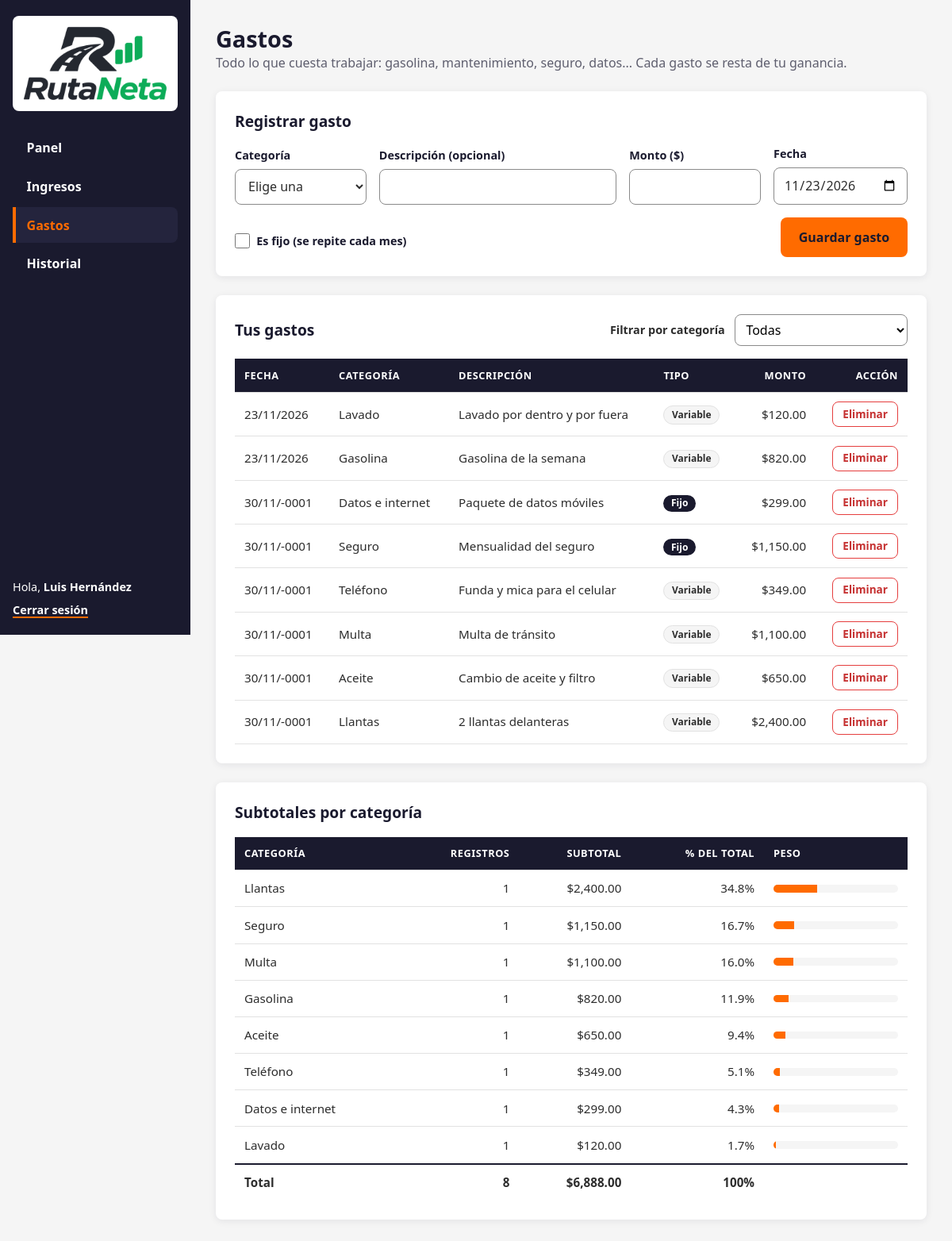
Page /gastos.php (signed in) on the committed database.
### tables this page shows
CREATE TABLE gastos (
  id           INT AUTO_INCREMENT PRIMARY KEY,
  usuario_id   INT NOT NULL,
   
  categoria    ENUM('gasolina','aceite','llantas','frenos','mantenimiento_general',
                    'lavado','tenencia','seguro','verificacion','multa',
                    'estacionamiento','telefono','datos_internet','otros') NOT NULL,
  descripcion  VARCHAR(200),
  monto        DECIMAL(10,2) NOT NULL,
  fecha        DATE NOT NULL,
  es_fijo      TINYINT(1) NOT NULL DEFAULT 0,   
  CONSTRAINT fk_gastos_usuario FOREIGN KEY (usuario_id)
    REFERENCES usuarios (id) ON DELETE CASCADE,
  CONSTRAINT chk_gastos_monto CHECK (monto > 0),
  INDEX idx_gastos_usuario_fecha (usuario_id, fecha)
);

### gastos.php (the view, shortened to what this page needs)
<?php
require_once 'config/conexion.php';
$usuario_id = $_SESSION['usuario_id'];
$categorias = [
    'gasolina'              => 'Gasolina',
    'aceite'                => 'Aceite',
    'llantas'               => 'Llantas',
    'frenos'                => 'Frenos',
    'mantenimiento_general' => 'Mantenimiento general',
    'lavado'                => 'Lavado',
    'tenencia'              => 'Tenencia',
    'seguro'                => 'Seguro',
    'verificacion'          => 'Verificación',
    'multa'                 => 'Multa',
    'estacionamiento'       => 'Estacionamiento',
    'telefono'              => 'Teléfono',
    'datos_internet'        => 'Datos e internet',
    'otros'                 => 'Otros',
];
$datos = [
    'categoria'   => '',
    'descripcion' => '',
    'monto'       => '',
    'fecha'       => date('Y-m-d'),
    'es_fijo'     => 0,
];
$consulta = $pdo->prepare(
    'SELECT id, categoria, descripcion, monto, fecha, es_fijo
     FROM gastos
     WHERE usuario_id = :usuario_id
     ORDER BY fecha DESC, id DESC'
);
$consulta->execute(['usuario_id' => $usuario_id]);
$gastos = $consulta->fetchAll();
$consulta = $pdo->prepare(
    'SELECT categoria, COUNT(*) AS cantidad, SUM(monto) AS subtotal
     FROM gastos
     WHERE usuario_id = :usuario_id
     GROUP BY categoria
     ORDER BY subtotal DESC'
);
$consulta->execute(['usuario_id' => $usuario_id]);
$subtotales = $consulta->fetchAll();
$total_gastos = 0;
foreach ($subtotales as $fila) {
    $total_gastos += (float) $fila['subtotal'];
}
?>
<!DOCTYPE html>
<html lang="es">
<head>
    <link rel="stylesheet" href="css/estilos.css">
</head>
<body>
    <div class="contenedor">
        <aside class="menu-lateral">
            <a href="dashboard.php" class="menu-logo"><img src="logo.png" alt="RutaNeta, ir al panel"></a>
            <nav class="menu-nav" aria-label="Secciones">
                <a href="dashboard.php">Panel</a>
                <a href="ingresos.php">Ingresos</a>
                <a href="gastos.php" class="activo" aria-current="page">Gastos</a>
                <a href="historial.php">Historial</a>
            </nav>
            <div class="menu-usuario">
                <span>Hola, <strong><?= htmlspecialchars($_SESSION['nombre']) ?></strong></span>
                <a href="logout.php">Cerrar sesión</a>
            </div>
        </aside>
        <main class="principal">
            <header class="encabezado">
                <h1>Gastos</h1>
                <p>Todo lo que cuesta trabajar: gasolina, mantenimiento, seguro, datos... Cada gasto se resta de tu ganancia.</p>
            </header>
            <section class="panel">
                <h2>Registrar gasto</h2>
                <form method="post" action="gastos.php" class="form-alta">
                    <div class="campo">
                        <label for="categoria">Categoría</label>
                        <select id="categoria" name="categoria" required>
                            <option value="">Elige una</option>
                        </select>
                    </div>
                    <div class="campo campo-ancho">
                        <label for="descripcion">Descripción (opcional)</label>
                        <input type="text" id="descripcion" name="descripcion" maxlength="200"
                               value="<?= htmlspecialchars($datos['descripcion']) ?>">
                    </div>
                    <div class="campo">
                        <label for="monto">Monto ($)</label>
                        <input type="number" id="monto" name="monto" min="0.01" step="0.01" required
                               value="<?= htmlspecialchars($datos['monto']) ?>">
                    </div>
                    <div class="campo">
                        <label for="fecha">Fecha</label>
                        <input type="date" id="fecha" name="fecha" required
                               value="<?= htmlspecialchars($datos['fecha']) ?>">
                    </div>
                    <div class="campo campo-check">
                        <input type="checkbox" id="es_fijo" name="es_fijo" value="1" <?= $datos['es_fijo'] ? 'checked' : '' ?>>
                        <label for="es_fijo">Es fijo (se repite cada mes)</label>
                    </div>
                    <button type="submit" class="btn btn-primario">Guardar gasto</button>
                </form>
            </section>
            <section class="panel">
                <div class="panel-cabecera">
                    <h2>Tus gastos</h2>
                    <?php if ($gastos): ?>
                        <div class="barra-filtro">
                            <label for="filtro-categoria">Filtrar por categoría</label>
                            <select id="filtro-categoria">
                                <option value="todas">Todas</option>
                            </select>
                        </div>
                    <?php endif; ?>
                </div>
                <?php if (!$gastos): ?>
                    <p class="vacio">Todavía no hay gastos. Registra el primero con el formulario de arriba.</p>
                <?php else: ?>
                    <div class="tabla-scroll">
                        <table class="tabla tabla-seleccionable" id="tabla-gastos">
                            <thead>
                                <tr>
                                    <th scope="col">Fecha</th>
                                    <th scope="col">Categoría</th>
                                    <th scope="col">Descripción</th>
                                    <th scope="col">Tipo</th>
                                    <th scope="col" class="num">Monto</th>
                                    <th scope="col" class="acciones">Acción</th>
                                </tr>
                            </thead>
                            <tbody>
                                <?php foreach ($gastos as $gasto): ?>
                                    <tr data-categoria="<?= htmlspecialchars($gasto['categoria']) ?>">
                                        <td><?= date('d/m/Y', strtotime($gasto['fecha'])) ?></td>
                                        <td><?= htmlspecialchars($categorias[$gasto['categoria']]) ?></td>
                                        <td><?= htmlspecialchars($gasto['descripcion'] ?? '') ?></td>
                                        <td>
                                            <?php if ($gasto['es_fijo']): ?>
                                                <span class="etiqueta etiqueta-fijo">Fijo</span>
                                            <?php else: ?>
                                                <span class="etiqueta etiqueta-variable">Variable</span>
                                            <?php endif; ?>
                                        </td>
                                        <td class="num">$<?= number_format((float) $gasto['monto'], 2) ?></td>
                                        <td class="acciones">
                                            <form method="post" action="gastos.php" class="form-eliminar">
                                                <button type="submit" class="btn-eliminar">Eliminar</button>
                                            </form>
                                        </td>
                                    </tr>
                                <?php endforeach; ?>
                            </tbody>
                        </table>
                    </div>
                <?php endif; ?>
            </section>
            <?php if ($subtotales): ?>
                <section class="panel">
                    <h2>Subtotales por categoría</h2>
                    <div class="tabla-scroll">
                        <table class="tabla">
                            <thead>
                                <tr>
                                    <th scope="col">Categoría</th>
                                    <th scope="col" class="num">Registros</th>
                                    <th scope="col" class="num">Subtotal</th>
                                    <th scope="col" class="num">% del total</th>
                                    <th scope="col">Peso</th>
                                </tr>
                            </thead>
                            <tbody>
                                <?php foreach ($subtotales as $fila): ?>
                                    <?php $porcentaje = $total_gastos > 0 ? (float) $fila['subtotal'] / $total_gastos * 100 : 0; ?>
                                    <tr>
                                        <td><?= htmlspecialchars($categorias[$fila['categoria']]) ?></td>
                                        <td class="num"><?= (int) $fila['cantidad'] ?></td>
                                        <td class="num">$<?= number_format((float) $fila['subtotal'], 2) ?></td>
                                        <td class="num"><?= number_format($porcentaje, 1) ?>%</td>
                                        <td><div class="barra"><span style="width: <?= number_format($porcentaje, 1, '.', '') ?>%"></span></div></td>
                                    </tr>
                                <?php endforeach; ?>
                            </tbody>
                            <tfoot>
                                <tr>
                                    <th scope="row">Total</th>
                                    <td class="num"><?= count($gastos) ?></td>
                                    <td class="num">$<?= number_format($total_gastos, 2) ?></td>
                                    <td class="num">100%</td>
                                    <td></td>
                                </tr>
                            </tfoot>
                        </table>
                    </div>
                </section>
            <?php endif; ?>
        </main>
    </div>
</body>
</html>

### rows in the picture
gastos: fecha "23/11/2026", categoria "Lavado", descripcion "Lavado por dentro y por fuera", es_fijo "Variable", monto "120.00"
gastos: fecha "23/11/2026", categoria "Gasolina", descripcion "Gasolina de la semana", es_fijo "Variable", monto "820.00"
gastos: fecha "30/11/-0001", categoria "Datos e internet", descripcion "Paquete de datos móviles", es_fijo "Fijo", monto "299.00"
gastos: fecha "30/11/-0001", categoria "Seguro", descripcion "Mensualidad del seguro", es_fijo "Fijo", monto "1,150.00"
gastos: fecha "30/11/-0001", categoria "Teléfono", descripcion "Funda y mica para el celular", es_fijo "Variable", monto "349.00"
gastos: fecha "30/11/-0001", categoria "Multa", descripcion "Multa de tránsito", es_fijo "Variable", monto "1,100.00"
gastos: fecha "30/11/-0001", categoria "Aceite", descripcion "Cambio de aceite y filtro", es_fijo "Variable", monto "650.00"
gastos: fecha "30/11/-0001", categoria "Llantas", descripcion "2 llantas delanteras", es_fijo "Variable", monto "2,400.00"

### other values in the picture
$_SESSION['nombre'] "Luis Hernández"
$categorias[$fila['categoria']] "Llantas"
$fila['cantidad'] "1"
$fila['subtotal'] "2,400.00"
$porcentaje "34.8"
$categorias[$fila['categoria']] "Seguro"
$fila['subtotal'] "1,150.00"
$porcentaje "16.7"
$categorias[$fila['categoria']] "Multa"
$fila['subtotal'] "1,100.00"
$porcentaje "16.0"
$categorias[$fila['categoria']] "Gasolina"
$fila['subtotal'] "820.00"
$porcentaje "11.9"
$categorias[$fila['categoria']] "Aceite"
